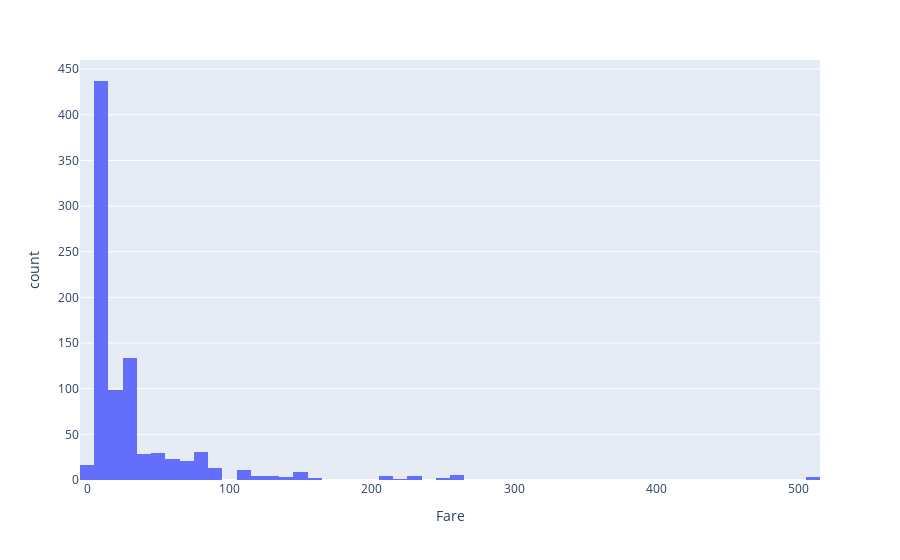

Notebook code cell kept with this figure:
### Markdown cell above
### Fare

### Code cell
fig = px.histogram(data, x="Fare")
fig.show()

### Figure 1 — Plotly figure (JSON) as saved in the notebook; plotly's stock layout.template omitted (floating-point values rounded to 4 significant figures; data arrays with more than 128 entries replaced by an {"elided": "..."} marker saying what was removed)
{"data": [{"alignmentgroup": "True", "bingroup": "x", "hovertemplate": "Fare=%{x}<br>count=%{y}<extra></extra>", "legendgroup": "", "marker": {"color": "#636efa", "pattern": {"shape": ""}}, "name": "", "offsetgroup": "", "orientation": "v", "showlegend": false, "type": "histogram", "x": {"elided": "885 float values"}, "xaxis": "x", "yaxis": "y"}], "layout": {"barmode": "relative", "legend": {"tracegroupgap": 0}, "margin": {"t": 60}, "xaxis": {"anchor": "y", "domain": [0, 1], "title": {"text": "Fare"}}, "yaxis": {"anchor": "x", "domain": [0, 1], "title": {"text": "count"}}}}
